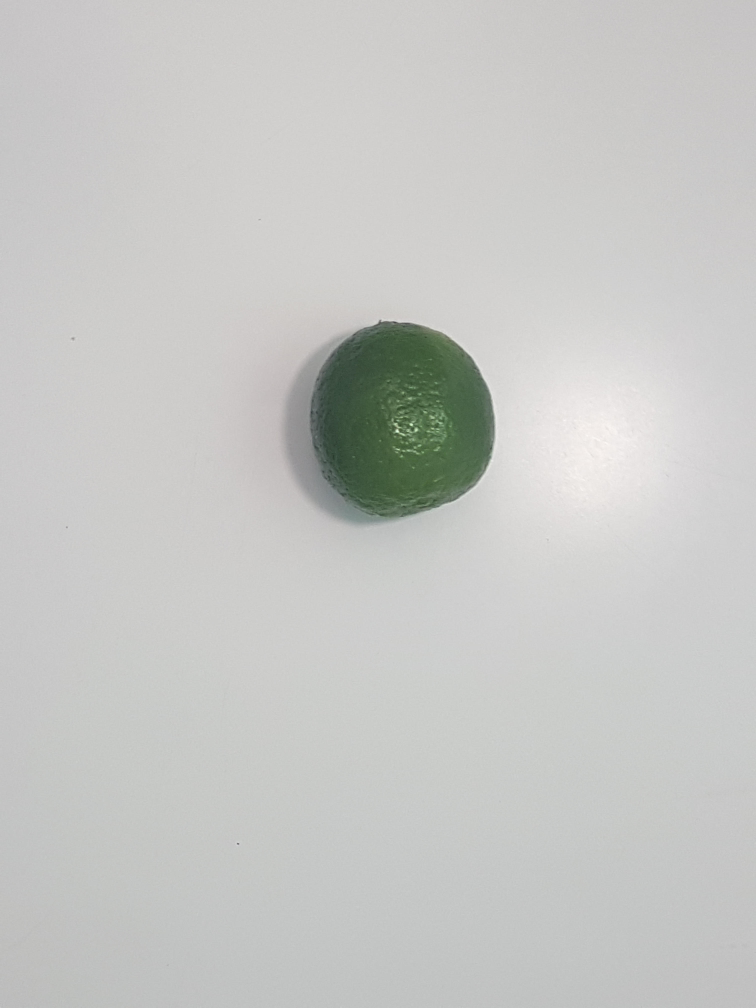
#> input picture LM_1.jpg, 3024 x 4032 px (shown at 1/4 size)
$ python -i Threshold.py   (imports and definitions only)
#> lines starting #> are read from the running program, lines starting #| are printed output that depends on the picture; after the words box and inside, x2 and y2 are one past the last pixel; in counts of white or black regions, pixels touching at a corner belong together
"""Author: Ellen Giacometti
CRIADO EM: 02/10/2018
DESC: Esse código tem como função caminho de diretório e retornar uma lista com as regiões de interesse da foto recortadas.
"""
import cv2 as cv
import numpy as np
import skimage.measure as sm
import matplotlib.pyplot as plt
import matplotlib.patches as mpatches


def TrataImagem(src):
#> called with src = 'LM_1.jpg'
    label_num_valid = 0
    img_bbox_crop = []
    """LENDO IMAGEM - TRATAMENTO INICIAL"""
    img = cv.imread(src)
#> img is the input picture: shape (4032, 3024, 3); mean B, G, R 196.5, 198.8, 198
    gray = cv.cvtColor(img, cv.COLOR_BGR2GRAY)
    blurred = cv.GaussianBlur(gray, (7, 7), 0)
    """THRESHOLDING USANDO OPENCV"""
    cv_thresh = cv.adaptiveThreshold(blurred, 255, cv.ADAPTIVE_THRESH_GAUSSIAN_C, cv.THRESH_BINARY, 101, 2)
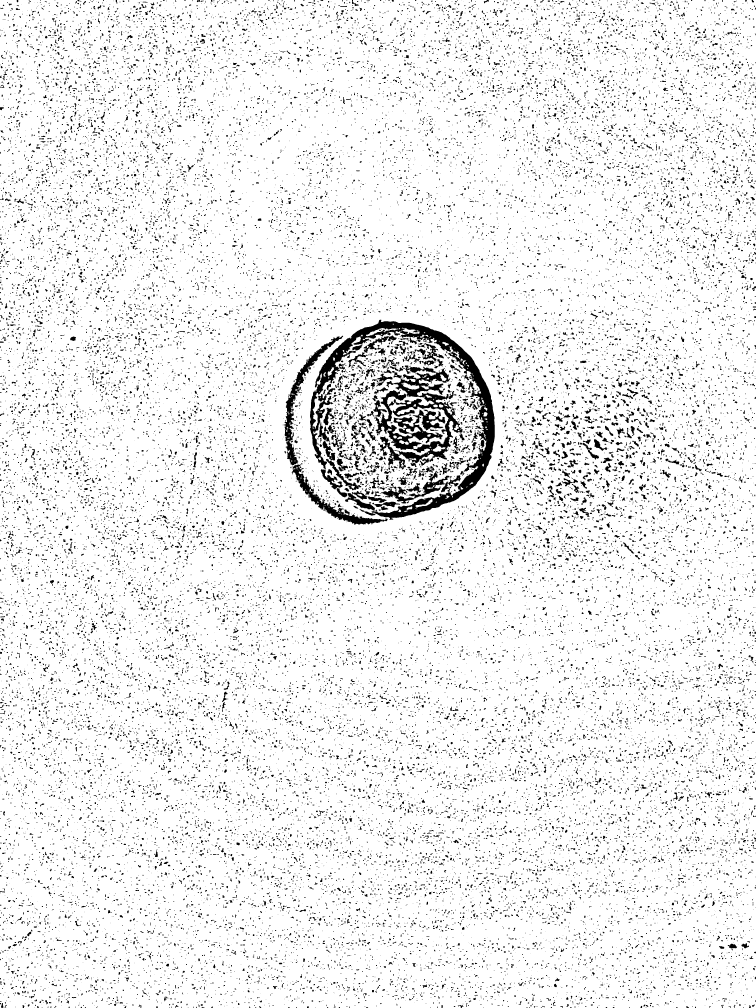
#> cv_thresh: shape (4032, 3024) (shown at 1/4 size); 93.2% white; 32513 black regions (22627 under 20 px), largest, box (x1, y1, x2, y2) and area: (1240, 1279, 1979, 2080) 87976, (1496, 1462, 1858, 1880) 55345, (1133, 1343, 1373, 1862) 13588

    """MORFOLOGIA CLOSING"""
    block_size = 8
    kernel = np.ones((block_size, block_size), np.uint8)
    cv_thresh_Mo = cv.morphologyEx(cv_thresh, cv.MORPH_CLOSE, kernel)
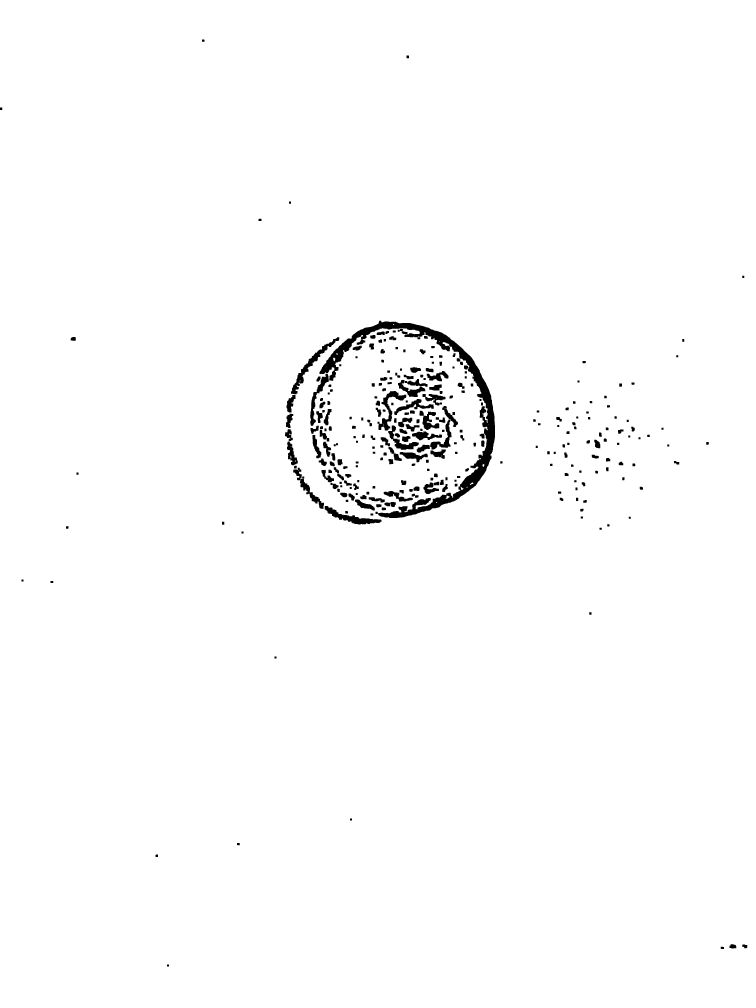
#> cv_thresh_Mo: shape (4032, 3024) (shown at 1/4 size); 98.6% white; 293 black regions, largest, box (x1, y1, x2, y2) and area: (1278, 1283, 1980, 2072) 55864, (1164, 1349, 1357, 1577) 5583, (1299, 2024, 1526, 2098) 4963

    """CONECTANDO OS ELEMENTOS DAS IMAGENS BINÁRIAS"""
    cv_thresh_La,label_num, = sm.label(cv_thresh_Mo,return_num=1,connectivity=1.5)
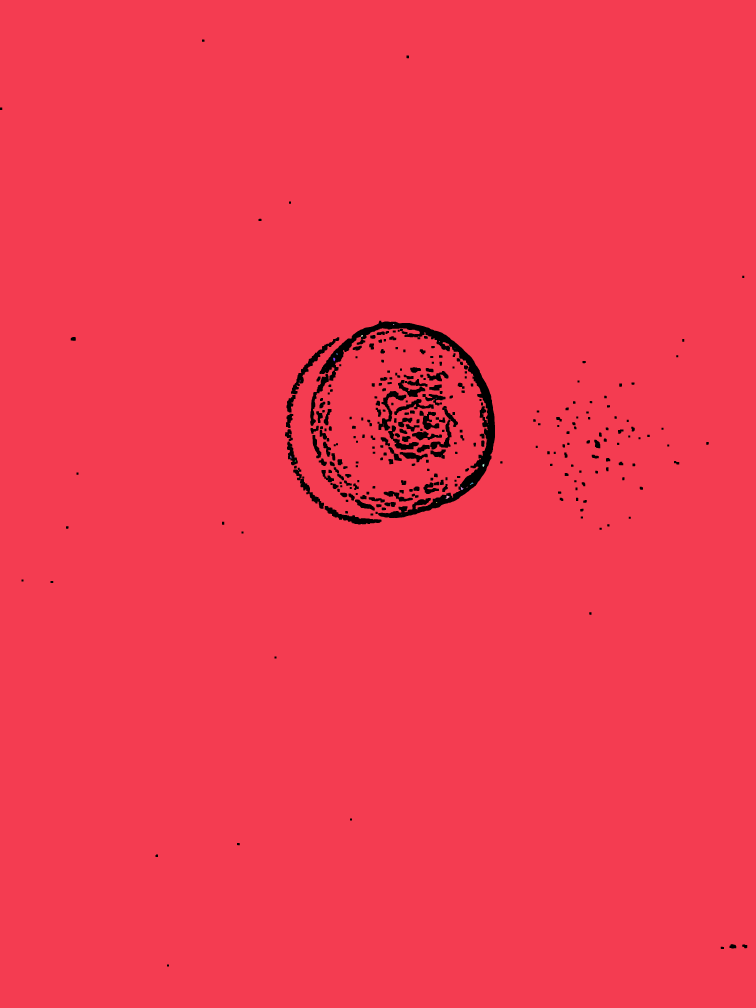
#> cv_thresh_La: shape (4032, 3024) int64 (shown at 1/4 size); 28 distinct labels, from 0 to 27; one colour per label, 0 black
#> label_num = 27
    print("\nLabels Encontrados:", label_num ,"\n")
#| Labels Encontrados: 27

    """Teste de Resize para Melhora de Performance"""
    # TST = st.resize(cv_thresh_Mo, (1000,100))
    # cv_thresh_La, label_num, = sm.label(TST, return_num=1, connectivity=1.5)

    """DEBUG VERSION - PRINTANDO IMAGENS"""
    fig, (ax1, ax2) = plt.subplots(1, 2, figsize=(50,50), sharex=True, sharey=True)
    ax1.axis('off')
    ax1.imshow(gray, cmap=plt.cm.gray)
    ax1.set_title('THRESHED IMAGE')
    ax2.axis('off')
    ax2.imshow(cv_thresh_La, cmap=plt.cm.gray)
    ax2.set_title('LABELED & CONNECTED IMAGE')
    plt.show()
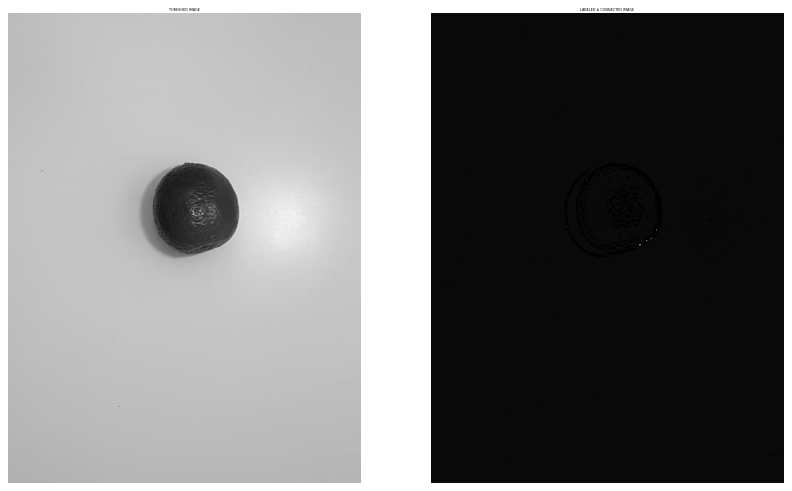
#> figure drawn by matplotlib, 2 panels

    """ANÁLISE DE PROPERTIES DAS REGIONS"""

    ###DEBUG VERSION - PLOTANDO IMAGEM PARA MARCAÇÃO BBOX
    fig1, ax = plt.subplots(figsize=(10, 6))
    ax.imshow(img)
    ###Loop pelas Regiões checando parâmetros destas afim de filtrar só as regions onde possivelmente tenham objetos
    a=0
    for region in sm.regionprops(cv_thresh_La):
        """ANALISANDO O  NÚMERO DE BBOX"""
        if (label_num != 1 and region.filled_area >= 1000 and region.filled_area <= 15000):
        # if (label_num != 1 and region.filled_area >= 500000):
            label_num_valid = label_num_valid + 1
            """DEBUG VERSION - MARCANDO BBOX"""
            minr, minc, maxr, maxc = region.bbox
            rect = mpatches.Rectangle((minc, minr), maxc - minc, maxr - minr,fill=False, edgecolor='red', linewidth=2)
            ax.add_patch(rect)
            pic=cv_thresh_La[int(region.bbox[0]):int(region.bbox[2]), int(region.bbox[1]):int(region.bbox[3])]
            img_bbox_crop.append(pic)
#> this loop made 27 passes
#> after the loop, img_bbox_crop = []; label_num_valid = 0
    ax.set_axis_off()
    plt.tight_layout()
    print("Labels Válidos:", label_num_valid, "\n")
#| Labels Válidos: 0
    plt.show()
    size = (len(img_bbox_crop))
#> size = 0
    return img_bbox_crop,size

>>> result = TrataImagem('LM_1.jpg')
#> result = ([], 0)

$ run again, on LM_10.jpg
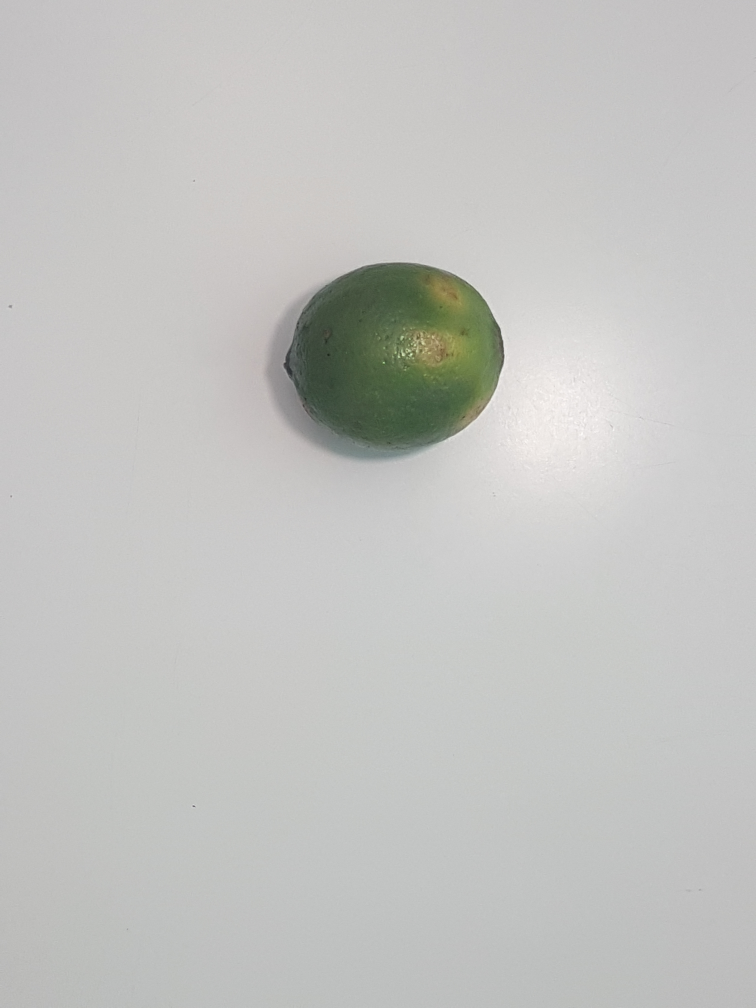
#> input picture LM_10.jpg, 3024 x 4032 px (shown at 1/4 size)
#> in TrataImagem, img is the input picture: shape (4032, 3024, 3); mean B, G, R 192.6, 194.9, 194.4
#> cv_thresh: shape (4032, 3024); 92.9% white; 40570 black regions (30200 under 20 px), largest, box (x1, y1, x2, y2) and area: (1058, 1050, 2018, 1842) 102652, (1506, 1311, 1742, 1568) 14246, (1308, 1635, 1569, 1786) 7689
#> cv_thresh_Mo: shape (4032, 3024); 98.8% white; 353 black regions, largest, box (x1, y1, x2, y2) and area: (1135, 1051, 2019, 1840) 65962, (1064, 1297, 1229, 1750) 9297, (1173, 1501, 1274, 1673) 3726
#> in TrataImagem, `cv_thresh_La,label_num, = sm.label(cv_thresh_Mo,return_num=1,connectiv..`:
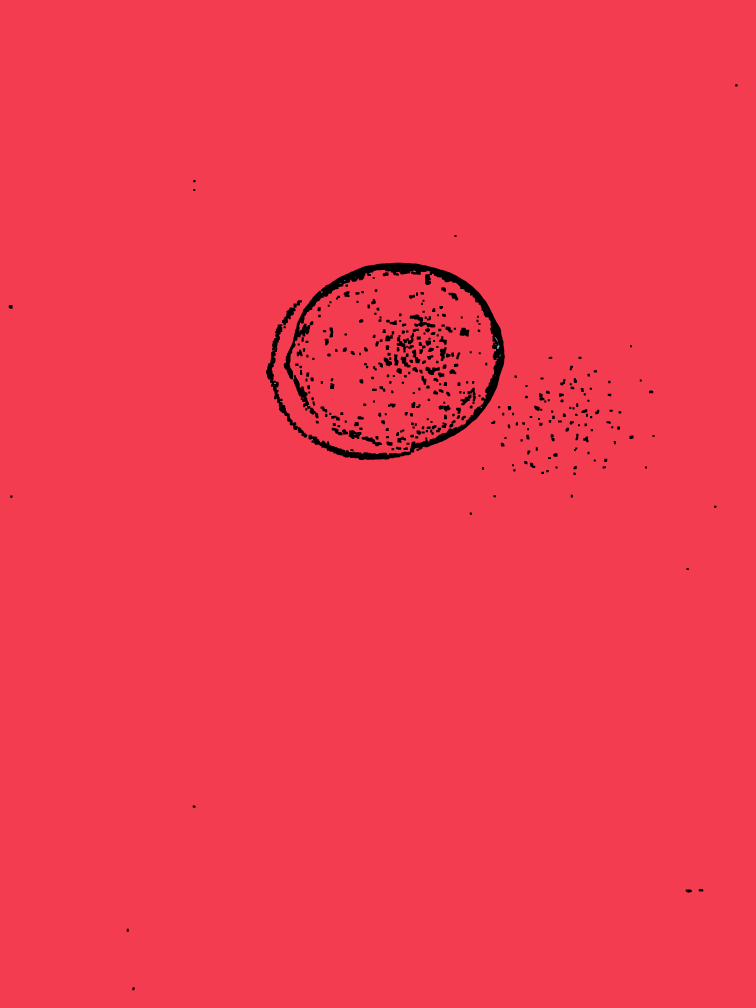
#> cv_thresh_La: shape (4032, 3024) int64 (shown at 1/4 size); 25 distinct labels, from 0 to 24; one colour per label, 0 black
#> label_num = 24
#| Labels Encontrados: 24
#> in TrataImagem, `plt.show()`:
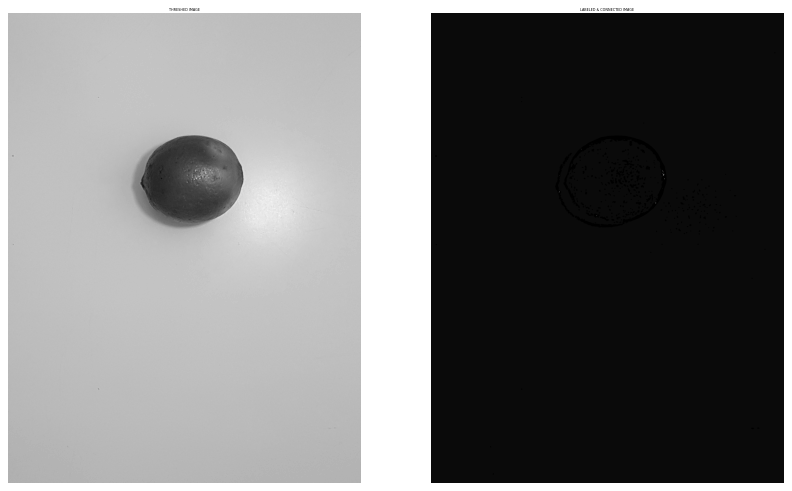
#> figure drawn by matplotlib, 2 panels
#> the loop in TrataImagem, `for region in sm.regionprops(cv_thresh_La):` made 24 passes
#> after the loop in TrataImagem, `for region in sm.regionprops(cv_thresh_La):`: img_bbox_crop = []; label_num_valid = 0
#| Labels Válidos: 0
#> result = ([], 0)

$ run again, on LM_11.jpg
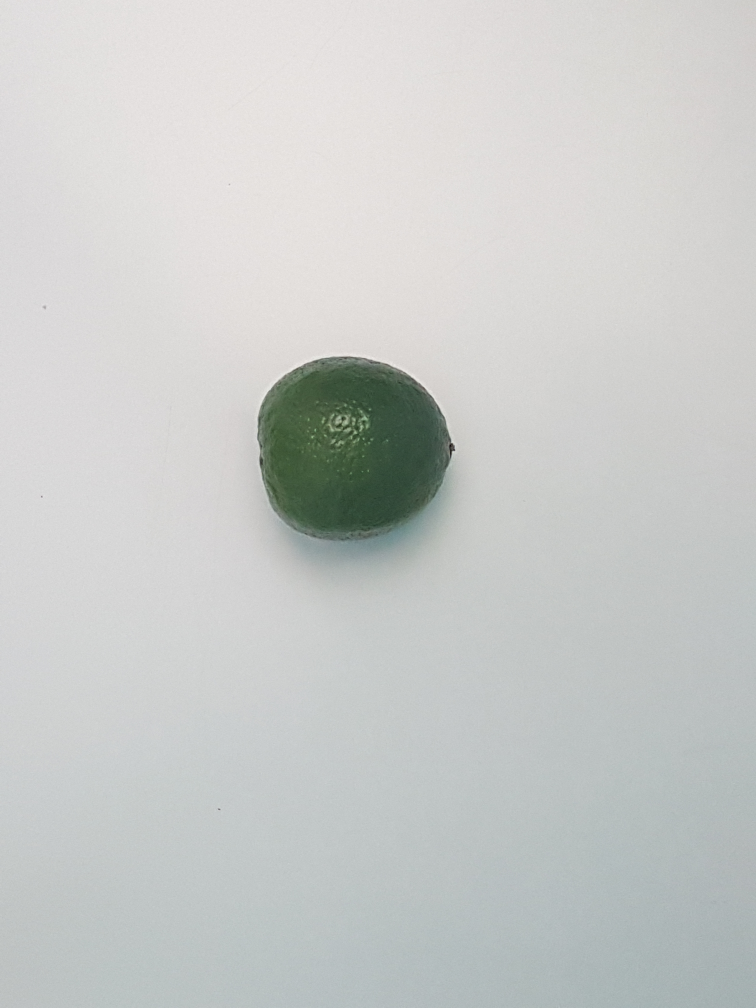
#> input picture LM_11.jpg, 3024 x 4032 px (shown at 1/4 size)
#> in TrataImagem, img is the input picture: shape (4032, 3024, 3); mean B, G, R 201, 202.6, 200.3
#> cv_thresh: shape (4032, 3024); 87.9% white; 65495 black regions (44135 under 20 px), largest, box (x1, y1, x2, y2) and area: (1029, 1425, 1821, 2165) 88296, (1178, 1557, 1580, 1925) 38721, (1199, 2019, 1492, 2131) 7997
#> cv_thresh_Mo: shape (4032, 3024); 98.9% white; 246 black regions, largest, box (x1, y1, x2, y2) and area: (1030, 1427, 1805, 1799) 32737, (1038, 1826, 1289, 2157) 12433, (1275, 1609, 1508, 1805) 11025
#> in TrataImagem, `cv_thresh_La,label_num, = sm.label(cv_thresh_Mo,return_num=1,connectiv..`:
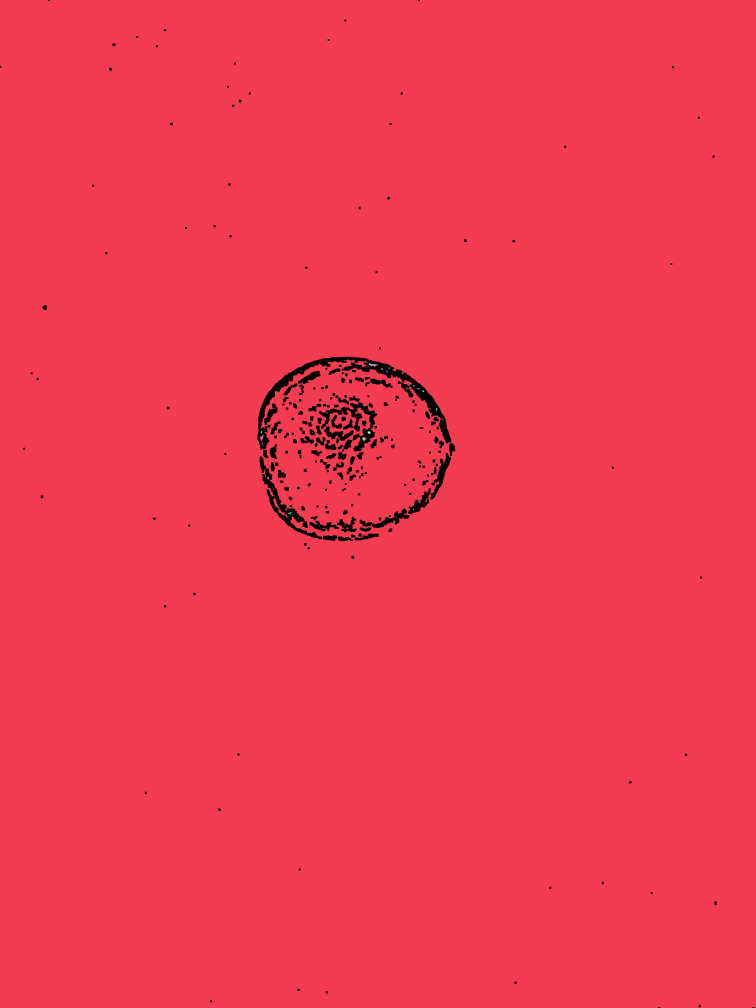
#> cv_thresh_La: shape (4032, 3024) int64 (shown at 1/4 size); 33 distinct labels, from 0 to 32; one colour per label, 0 black
#> label_num = 32
#| Labels Encontrados: 32
#> in TrataImagem, `plt.show()`:
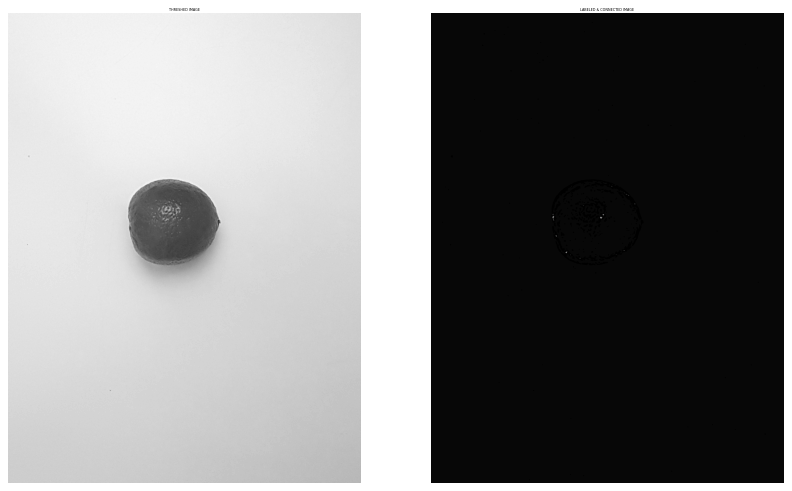
#> figure drawn by matplotlib, 2 panels
#> the loop in TrataImagem, `for region in sm.regionprops(cv_thresh_La):` made 32 passes
#> after the loop in TrataImagem, `for region in sm.regionprops(cv_thresh_La):`: img_bbox_crop = []; label_num_valid = 0
#| Labels Válidos: 0
#> result = ([], 0)
